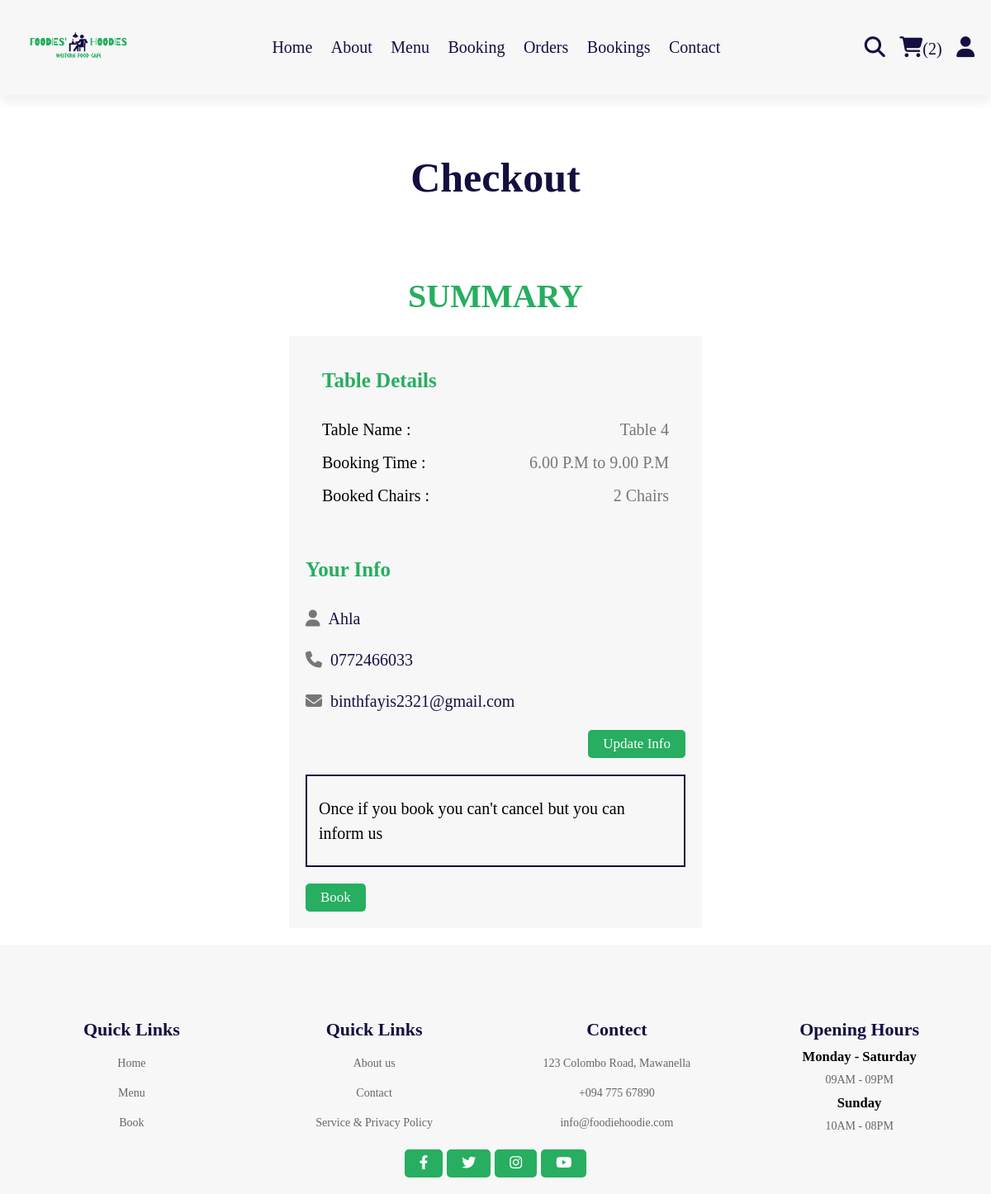
The page /checkoutbooking.php (signed in) on the database its author committed.
### tables this page shows
CREATE TABLE `tables` (
  `id` int(100) NOT NULL,
  `user_id` int(100) NOT NULL,
  `tid` int(100) NOT NULL,
  `table_name` varchar(100) NOT NULL,
  `t_size` varchar(100) NOT NULL,
  `book_time` varchar(100) NOT NULL,
  `t_category` varchar(100) NOT NULL,
  `status` varchar(6) NOT NULL
);

CREATE TABLE `users` (
  `id` int(100) NOT NULL,
  `name` varchar(20) NOT NULL,
  `email` varchar(50) NOT NULL,
  `number` varchar(10) NOT NULL,
  `password` varchar(50) NOT NULL,
  `address` varchar(500) NOT NULL
);

### checkoutbooking.php (the view, shortened to what this page needs)
<?php
include 'components/connect.php';
if(isset($_SESSION['user_id'])){
   $user_id = $_SESSION['user_id'];
}else{
   $user_id = '';
   header('location:home.php');
};
?>
<!DOCTYPE html>
<html lang="en">
<head>
   <link rel="stylesheet" href="https://cdnjs.cloudflare.com/ajax/libs/font-awesome/6.1.1/css/all.min.css">
   <link rel="stylesheet" href="css/style.css">
</head>
<body>
<?php include 'components/user_header.php'; ?>
<div class="heading">
   <h3>checkout</h3>
</div>
<section class="checkout">
   <h1 class="title">summary</h1>
<form action="" method="post">
   <div class="cart-items">
      <h3>table details</h3>
      <?php
         $select_tables = $conn->prepare("SELECT * FROM `tables` WHERE user_id = ?");
         $select_tables->execute([$user_id]);
         if($select_tables->rowCount() > 0){
            $fetch_tables = $select_tables->fetch(PDO::FETCH_ASSOC);
      ?>
      <p>Table Name :<span class="name"><?= $fetch_tables['table_name']; ?></span></p>
      <p>Booking Time :<span class="name"><?= $fetch_tables['book_time']; ?></span></p>
      <p>Booked Chairs :<span class="name"><?= $fetch_tables['t_size']; ?></span></p>
      <?php
            }else{
               echo '<p class="empty">your table is empty!</p>';
            }
      ?>
   </div></br>
   <div class="user-info">
      <h3>your info</h3>
      <p><i class="fas fa-user"></i><span><?= $fetch_profile['name'] ?></span></p>
      <p><i class="fas fa-phone"></i><span><?= $fetch_profile['number'] ?></span></p>
      <p><i class="fas fa-envelope"></i><span><?= $fetch_profile['email'] ?></span></p>
      <a href="update_profile.php" class="click_btn">update info</a>
   <div class="box">
      <p>Once if you book you can't cancel but you can inform us </p>
   </div>
      <input type="submit" value="book" name="booked" class="btn <?php if($fetch_tables['user_id'] == ''){echo 'disabled';} ?>" >
   </div>
</form>
</section>
<?php include 'components/footer.php'; ?>
</body>
</html>

### css/style.css (style rules this page uses)
:root { --gray:#f7f7f7; --green:#27ae60; --white:#fff; --blue:#130f40; --light-color:#777; --red:#e60000; --black:#34495e; --border:.2rem solid var(--blue); }
* { font-family: 'Baloo Bhaijaan 2', cursive; margin:0; padding:0; box-sizing: border-box; outline: none; border: none; text-decoration: none; }
::placeholder { color: rgba(255,255,255,0.5); font-size: 10px; font-weight: 100; }
html { font-size: 62.5%; overflow-x: hidden; scroll-behavior: smooth; stop-opacity: 7rem; }
section { margin:0 auto; max-width: 1200px; padding:2rem; }
.title { text-align: center; margin-bottom: 2.5rem; font-size: 4rem; color:var(--green); text-transform: uppercase; text-underline-offset: 1rem; }
.heading { display: flex; align-items: center; justify-content: center; gap:1rem; flex-flow: column; background-color: var(--white); min-height: 20rem; }
.heading h3 { font-size: 5rem; color:var(--blue); text-transform: capitalize; }
.btn { display: inline-block; margin-top: 1rem; padding: .7rem 1.8rem; font-size: 1.7rem; cursor: pointer; color: #fff; background: var(--green); border-radius: .5rem; text-transform: capitalize; }
.click_btn { display: inline-block; margin-top: 1rem; padding: .7rem 1.8rem; font-size: 1.7rem; cursor: pointer; color: #fff; background: var(--green); border-radius: .5rem; text-transform: capitalize; float: right; }
.checkout form { max-width: 50rem; margin:0 auto; background-color: var(--gray); padding:2rem; }
.checkout form h3 { font-size: 2.5rem; text-transform: capitalize; padding: 2rem 0; color:var(--green); }
.checkout form .cart-items { padding:2rem; padding-top: 0; }
.checkout form .cart-items h3 { color:var(--green); }
.checkout form .cart-items p { display: flex; align-items: center; gap:1.5rem; justify-content: space-between; margin:1rem 0; line-height: 1.5; font-size: 2rem; }
.checkout form .cart-items p .name { color:var(--light-color); }
.checkout form .user-info p { font-size: 2rem; line-height: 1.5; padding:1rem 0; }
.checkout form .user-info p i { color:var(--light-color); margin-right: 1rem; }
.checkout form .user-info p span { color:var(--blue); }
.checkout form .user-info .box { width: 100%; border:var(--border); padding:1.4rem; margin-top: 2rem; margin-bottom: 1rem; font-size: 1.8rem; }

### rows shown on the page
tables: table_name "Table 4", book_time "6.00 P.M to 9.00 P.M", t_size "2 Chairs", booked "book"
users: name "Ahla", number "0772466033", email "binthfayis2321@gmail.com"

### other values the page prints
$total_cart_items "2"
